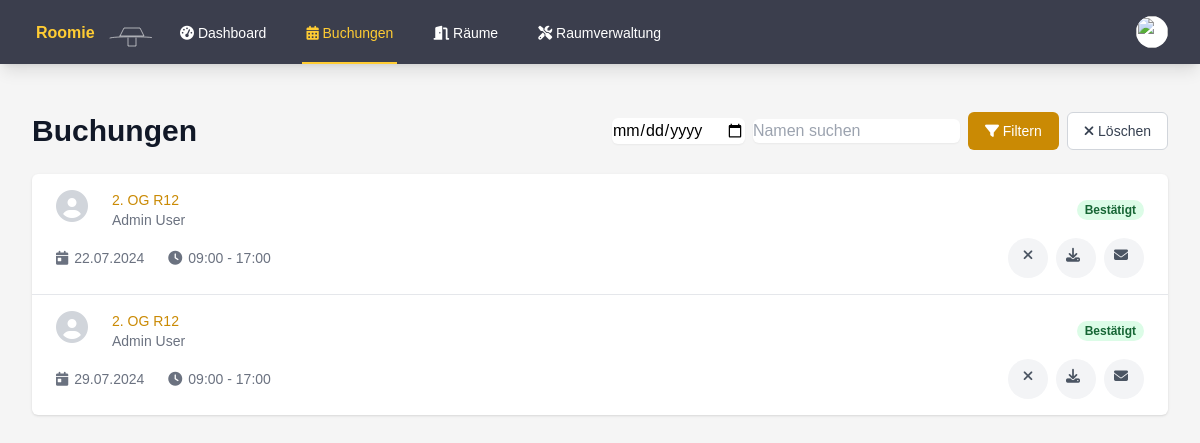
/bookings.php (signed in), run on an earlier commit of the app's database.
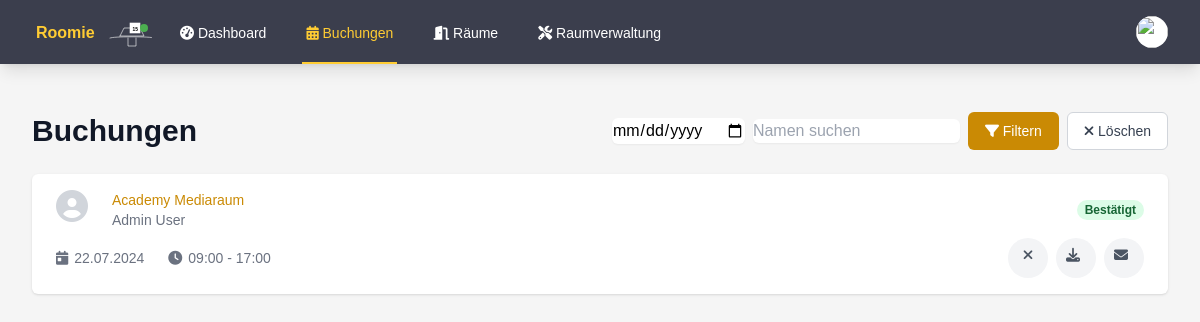
And on a later commit of the database.
### tables this page shows
CREATE TABLE bookings (
        id INTEGER PRIMARY KEY AUTOINCREMENT,
        user_id INTEGER,
        room_id INTEGER,
        seat_id INTEGER,
        date TEXT NOT NULL,
        start_time TEXT NOT NULL,
        end_time TEXT NOT NULL,
        FOREIGN KEY (user_id) REFERENCES users(id),
        FOREIGN KEY (room_id) REFERENCES rooms(id),
        FOREIGN KEY (seat_id) REFERENCES seats(id)
    );

CREATE TABLE rooms (
        id INTEGER PRIMARY KEY AUTOINCREMENT,
        name TEXT NOT NULL,
        number TEXT,
        type TEXT NOT NULL,
        capacity INTEGER DEFAULT 0,
        is_favorite INTEGER DEFAULT 0,
        equipment TEXT,
        grid_position INTEGER
    );

CREATE TABLE users (
        id INTEGER PRIMARY KEY AUTOINCREMENT,
        name TEXT NOT NULL,
        email TEXT UNIQUE NOT NULL,
        password TEXT NOT NULL,
        is_admin INTEGER DEFAULT 0,
        profile_image VARCHAR(255),
        notifications BOOLEAN DEFAULT 0,
        created_at DATETIME DEFAULT CURRENT_TIMESTAMP
    );

### bookings.php (the view, shortened to what the changed rows need)
<?php
$user_id = $_SESSION['user_id'] ?? null;
$currentDate = date('Y-m-d');
try {
    $db = getDatabaseConnection();
    $query = 'SELECT b.id, r.name as room_name, b.date, b.start_time, b.end_time, u.name as user_name, u.email as user_email, u.profile_image, u.id as user_id
              FROM bookings b
              JOIN rooms r ON b.room_id = r.id
              JOIN users u ON b.user_id = u.id
              WHERE b.date >= :current_date';
    $params = ['current_date' => $currentDate];
    $query .= ' ORDER BY b.date ASC, b.start_time ASC';
    $stmt = $db->prepare($query);
    $stmt->execute($params);
    $bookings = $stmt->fetchAll(PDO::FETCH_ASSOC);
} catch (PDOException $e) {
    $error = "Datenbankfehler: " . $e->getMessage();
}
function formatGermanDate($date)
{
    return date('d.m.Y', strtotime($date));
}
?>
<!DOCTYPE html>
<html lang="de">
<head>
    <script src="https://cdn.tailwindcss.com"></script>
    <link rel="stylesheet" href="styles.css">
    <link rel="stylesheet" href="https://cdnjs.cloudflare.com/ajax/libs/font-awesome/6.1.1/css/all.min.css">
</head>
<body class="bg-custom-background">
    <div class="max-w-7xl mx-auto py-6 sm:px-6 lg:px-8">
        <div class="px-4 py-6 sm:px-0">
            <div class="flex flex-col sm:flex-row justify-between items-center mb-6">
                <h1 class="text-3xl font-bold text-gray-900">Buchungen</h1>
            </div>
            <?php if (empty($bookings)) : ?>
                <p class="text-gray-600">Keine Buchungen gefunden.</p>
            <?php else : ?>
                <div class="bg-white shadow overflow-hidden sm:rounded-md">
                    <ul class="divide-y divide-gray-200">
                        <?php foreach ($bookings as $booking) : ?>
                            <li>
                                <div class="px-4 py-4 sm:px-6">
                                    <div class="flex items-center justify-between">
                                        <div class="flex items-center">
                                            <div class="flex-shrink-0 h-10 w-10">
                                                <?php if (!empty($booking['profile_image'])) : ?>
                                                    <img class="h-10 w-10 rounded-full" src="uploads/<?php echo htmlspecialchars($booking['profile_image']); ?>" alt="">
                                                <?php else : ?>
                                                    <i class="fas fa-user-circle fa-2x text-gray-300"></i>
                                                <?php endif; ?>
                                            </div>
                                            <div class="ml-4">
                                                <p class="text-sm font-medium text-yellow-600 truncate">
                                                    <?php echo htmlspecialchars($booking['room_name']); ?>
                                                </p>
                                                <p class="text-sm text-gray-500">
                                                    <?php echo htmlspecialchars($booking['user_name']); ?>
                                                </p>
                                            </div>
                                        </div>
                                        <div class="ml-2 flex-shrink-0 flex">
                                            <p class="px-2 inline-flex text-xs leading-5 font-semibold rounded-full bg-green-100 text-green-800">
                                                Bestätigt
                                            </p>
                                        </div>
                                    </div>
                                    <div class="mt-2 sm:flex sm:justify-between">
                                        <div class="sm:flex">
                                            <p class="flex items-center text-sm text-gray-500">
                                                <i class="fas fa-calendar-day mr-1.5"></i>
                                                <?php echo formatGermanDate($booking['date']); ?>
                                            </p>
                                            <p class="mt-2 flex items-center text-sm text-gray-500 sm:mt-0 sm:ml-6">
                                                <i class="fas fa-clock mr-1.5"></i>
                                                <?php echo htmlspecialchars($booking['start_time'] . ' - ' . $booking['end_time']); ?>
                                            </p>
                                        </div>
                                        <?php if ($booking['user_id'] == $user_id) : ?>
                                            <div class="mt-2 flex items-center text-sm text-gray-500 sm:mt-0 space-x-2">
                                                <form action="cancel_booking.php" method="POST" onsubmit="return confirm('Sind Sie sicher, dass Sie diese Buchung stornieren möchten?');">
                                                    <button type="submit" class="icon-btn">
                                                        <i class="fas fa-times icon"></i>
                                                    </button>
                                                </form>
                                                <a href="?download=calendar&booking_id=<?php echo $booking['id']; ?>" class="icon-btn">
                                                    <i class="fas fa-download icon"></i>
                                                </a>
                                                <a href="?send_email=1&booking_id=<?php echo $booking['id']; ?>" class="icon-btn">
                                                    <i class="fas fa-envelope icon"></i>
                                                </a>
                                            </div>
                                        <?php endif; ?>
                                    </div>
                                </div>
                            </li>
                        <?php endforeach; ?>
                    </ul>
                </div>
            <?php endif; ?>
        </div>
    </div>
</body>
</html>

What changed in the data, as far as the page shows it:
removed bookings: room.name "2. OG R12", user.name "Admin User", date "29.07.2024", start_time+end_time "09:00 - 17:00"
changed bookings "Admin User": room.name "2. OG R12" → "Academy Mediaraum"
